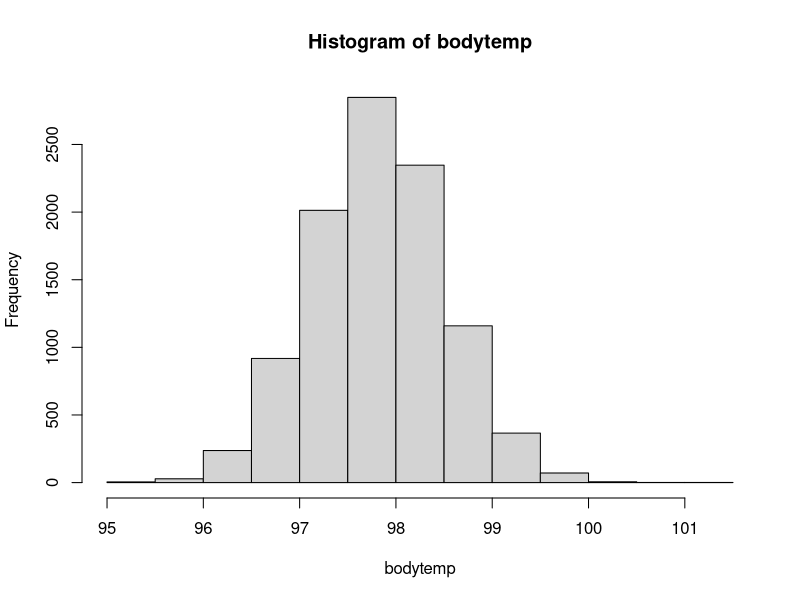
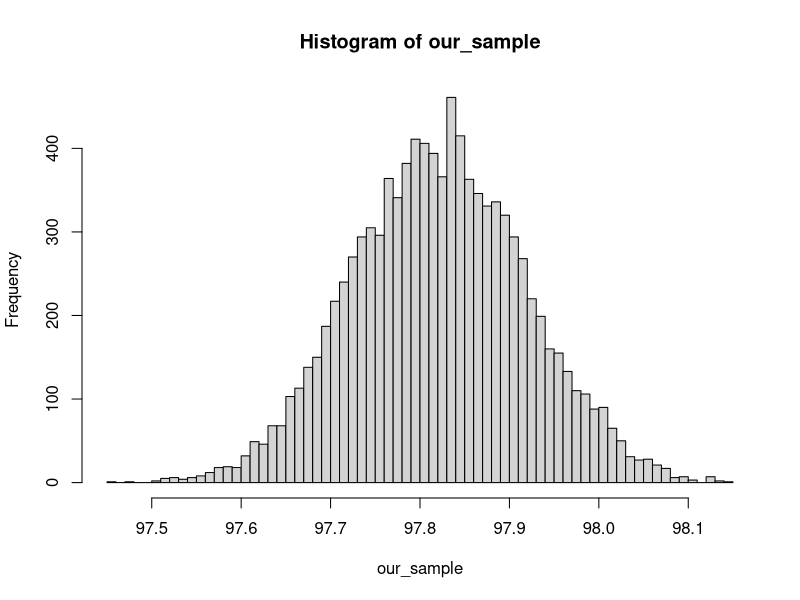
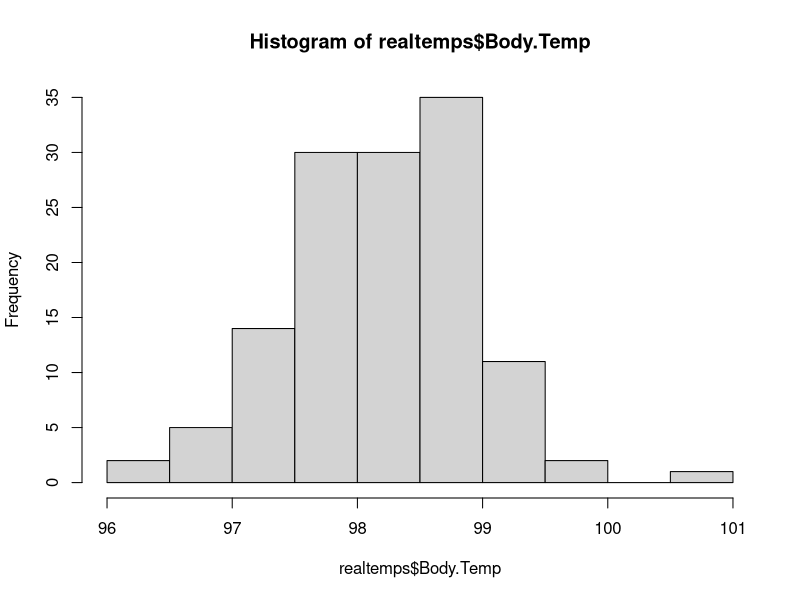

Source code (R) for these figures, in order:
#Pratt Info 640 Fall 2019
#Lab 7-Confidence Interval R Lab
#Diedre Brown; dbrow207@pratt.edu

#install packages
install.packages("gmodels")

#call libraries
library(gmodels) #contains the CI function to calculate confidence
library(tidyverse)

#generate data: 10,000 people in the world; we want to know their body temperatures; generate a 
#normally distributed dataset with 10,000 values, mean=97.82, and standard deviation = 0.69
bodytemp <- rnorm(10000, mean = 97.82, sd=0.69)
glimpse (bodytemp)
hist(bodytemp)

#find the mean of a randomly selected sample
set.seed(1234)
bodysample <- sample(bodytemp, 10) #sample size 10
mean(bodysample) #[1] 97.74252 slightly lower than mean of population
#find the mean of a randomly selected sample
bodysample <- sample(bodytemp, 100) #sample size 100
mean(bodysample) #[1] 97.73896 slightly lower than mean of population
#find the mean of a randomly selected sample
bodysample <- sample(bodytemp, 1000) #sample size 1000 - the larger the sample size the mean will be closer to the overall pop
mean(bodysample) #[1] 97.83352 slightly higher than the mean of population

#use a for loop to visualize the distribution of these samples - how often would it be very high versus very low?
our_sample <- numeric(10000)
for(i in 1:10000){
  a_sample <- sample(bodytemp, 50)
  our_sample[i] <- mean(a_sample)
  }
hist(our_sample, breaks = 50)

#calculate the confidence interval manually using the point estimate (or the mean), and the standard deviation from the mean
temp_mean <- mean(bodytemp)
temp_stdev <- sd(bodytemp, na.rm = TRUE)
sample_size = length(bodytemp)
temp_mean #[1] 97.81927
#qnorm calculates teh difference fromthe mean assuming a normal distribution.
#with a large sample use the z-score, assuming a normal distribution. With a large sample, degrees of freedom doesn't matter too much.
#with a small sample use the t-test, which takes into account your degrees of freedome which the probability curve doesn't
#normal distr
error_n <- qnorm(0.975)*temp_stdev/sqrt(sample_size)
left_n <- temp_mean - error_n
right_n <- temp_mean + error_n
#t-test
error_t <- qt(0.975, df=sample_size-1)
left_t <- temp_mean - error_t
right_t <- temp_mean + error_t
#print normal dist and t-test, respectively
print(left_n) #[1] 97.8059
print(right_n) #[1] 97.83265
print(left_t) #[1] 95.85907
print(right_t) #[1] 99.77948

#use the confidence interval function in r (ci) to calculate for the generated data @ 95%
ci(bodytemp, confidence = 0.95) 
#Estimate   CI lower   CI upper Std. Error 
#97.819275  97.805895  97.832655   0.006826
#use r's t-test fuction (t.test) for one sample
t.test(bodytemp, mu=temp_mean, conf.level = 0.95)
#	One Sample t-test
#data:  bodytemp
#t = 0, df = 9999, p-value = 1
#alternative hypothesis: true mean is not equal to 97.81927
#95 percent confidence interval:
#  97.80589 97.83266
#sample estimates:
#  mean of x 
#97.81927

#confidence interval with Mackowiak dataset
#read in Mackowiak dataset
realtemps <- read.csv("Normtemp.csv", header = TRUE)
glimpse(realtemps)
#turn Gender from a string to a factor
realtemps$Gender <- as.factor(realtemps$Gender)
#histogram of body temps
summary(realtemps)
hist(realtemps$Body.Temp)
#find the confidence interval for 95% certainty that our body temps lie
body_mean = mean(realtemps$Body.Temp)
body_mean #[1] 98.24923
t.test(realtemps$Body.Temp, mu=body_mean, conf.level = 0.95)
#	One Sample t-test
#data:  realtemps$Body.Temp
#t = 0, df = 129, p-value = 1
#alternative hypothesis: true mean is not equal to 98.24923
#95 percent confidence interval:
#  98.12200 98.37646
#sample estimates:
#  mean of x 
#98.24923 
